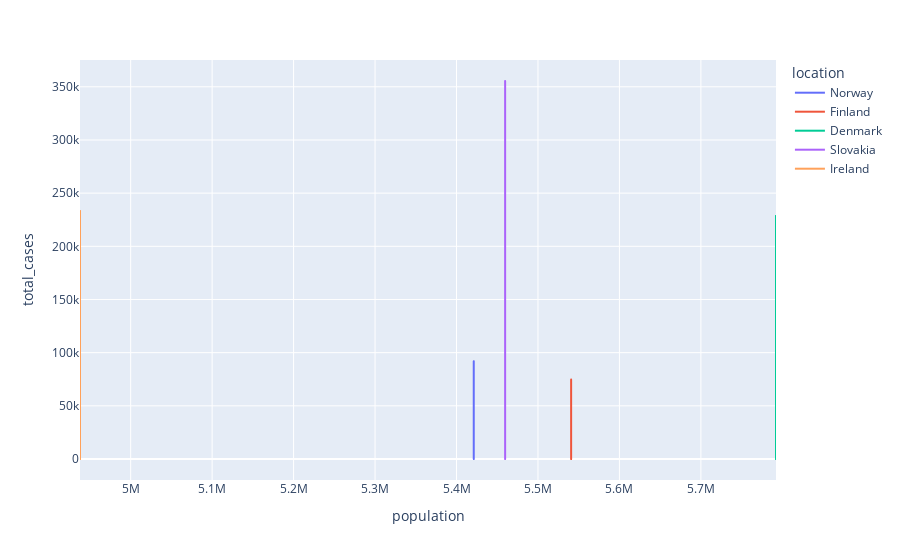

Notebook cell for this chart:
### Code cell
fig = px.line(eu_data, x = 'population', y= 'total_cases', color='location')
fig.show()

### Figure 1 — Plotly figure (JSON) as saved in the notebook; plotly's stock layout.template omitted (floating-point values rounded to 4 significant figures; data arrays with more than 128 entries replaced by an {"elided": "..."} marker saying what was removed)
{"data": [{"hovertemplate": "location=Norway<br>population=%{x}<br>total_cases=%{y}<extra></extra>", "legendgroup": "Norway", "line": {"color": "#636efa", "dash": "solid"}, "mode": "lines", "name": "Norway", "showlegend": true, "type": "scattergl", "x": {"elided": "398 int values"}, "xaxis": "x", "y": {"elided": "398 int values"}, "yaxis": "y"}, {"hovertemplate": "location=Finland<br>population=%{x}<br>total_cases=%{y}<extra></extra>", "legendgroup": "Finland", "line": {"color": "#EF553B", "dash": "solid"}, "mode": "lines", "name": "Finland", "showlegend": true, "type": "scattergl", "x": {"elided": "423 int values"}, "xaxis": "x", "y": {"elided": "423 int values"}, "yaxis": "y"}, {"hovertemplate": "location=Denmark<br>population=%{x}<br>total_cases=%{y}<extra></extra>", "legendgroup": "Denmark", "line": {"color": "#00cc96", "dash": "solid"}, "mode": "lines", "name": "Denmark", "showlegend": true, "type": "scattergl", "x": {"elided": "408 int values"}, "xaxis": "x", "y": {"elided": "408 int values"}, "yaxis": "y"}, {"hovertemplate": "location=Slovakia<br>population=%{x}<br>total_cases=%{y}<extra></extra>", "legendgroup": "Slovakia", "line": {"color": "#ab63fa", "dash": "solid"}, "mode": "lines", "name": "Slovakia", "showlegend": true, "type": "scattergl", "x": {"elided": "386 int values"}, "xaxis": "x", "y": {"elided": "386 int values"}, "yaxis": "y"}, {"hovertemplate": "location=Ireland<br>population=%{x}<br>total_cases=%{y}<extra></extra>", "legendgroup": "Ireland", "line": {"color": "#FFA15A", "dash": "solid"}, "mode": "lines", "name": "Ireland", "showlegend": true, "type": "scattergl", "x": {"elided": "396 int values"}, "xaxis": "x", "y": {"elided": "396 int values"}, "yaxis": "y"}], "layout": {"legend": {"title": {"text": "location"}, "tracegroupgap": 0}, "margin": {"t": 60}, "xaxis": {"anchor": "y", "domain": [0, 1], "title": {"text": "population"}}, "yaxis": {"anchor": "x", "domain": [0, 1], "title": {"text": "total_cases"}}}}
